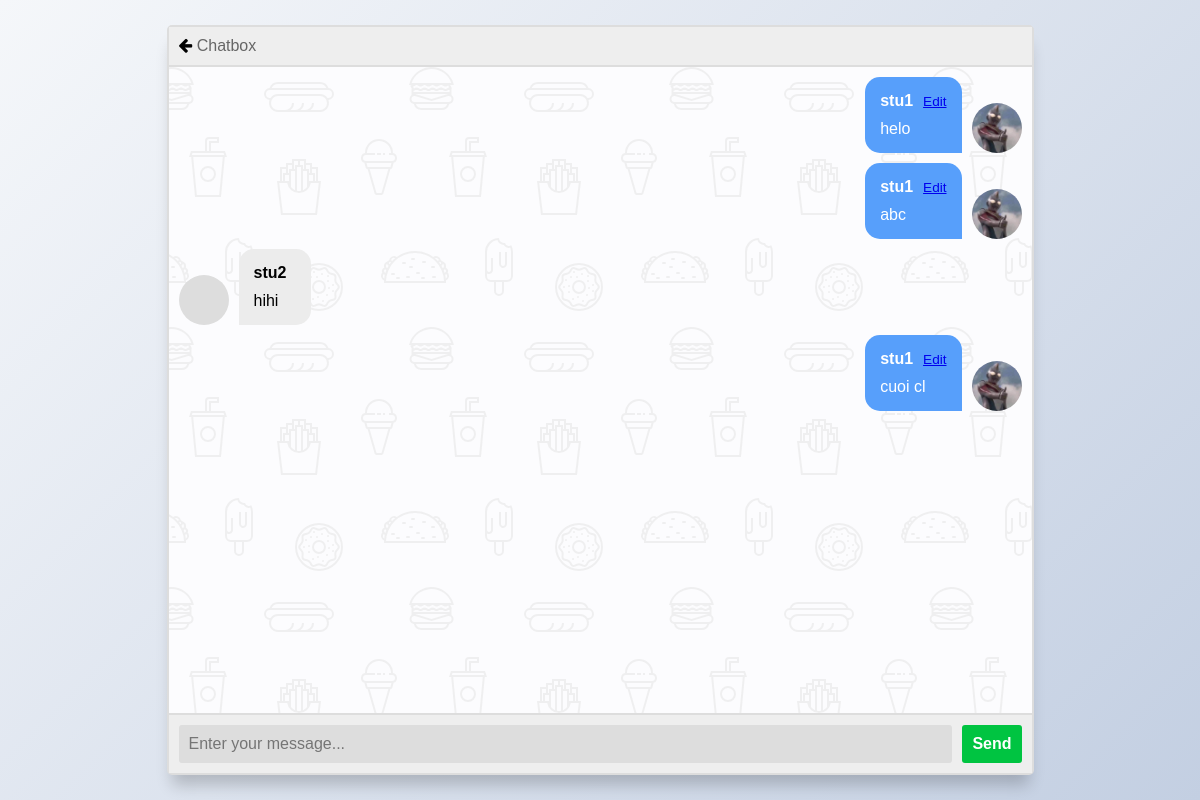
The page /pages/chat/chat.php?user=3 (signed in) on the database as committed earlier.
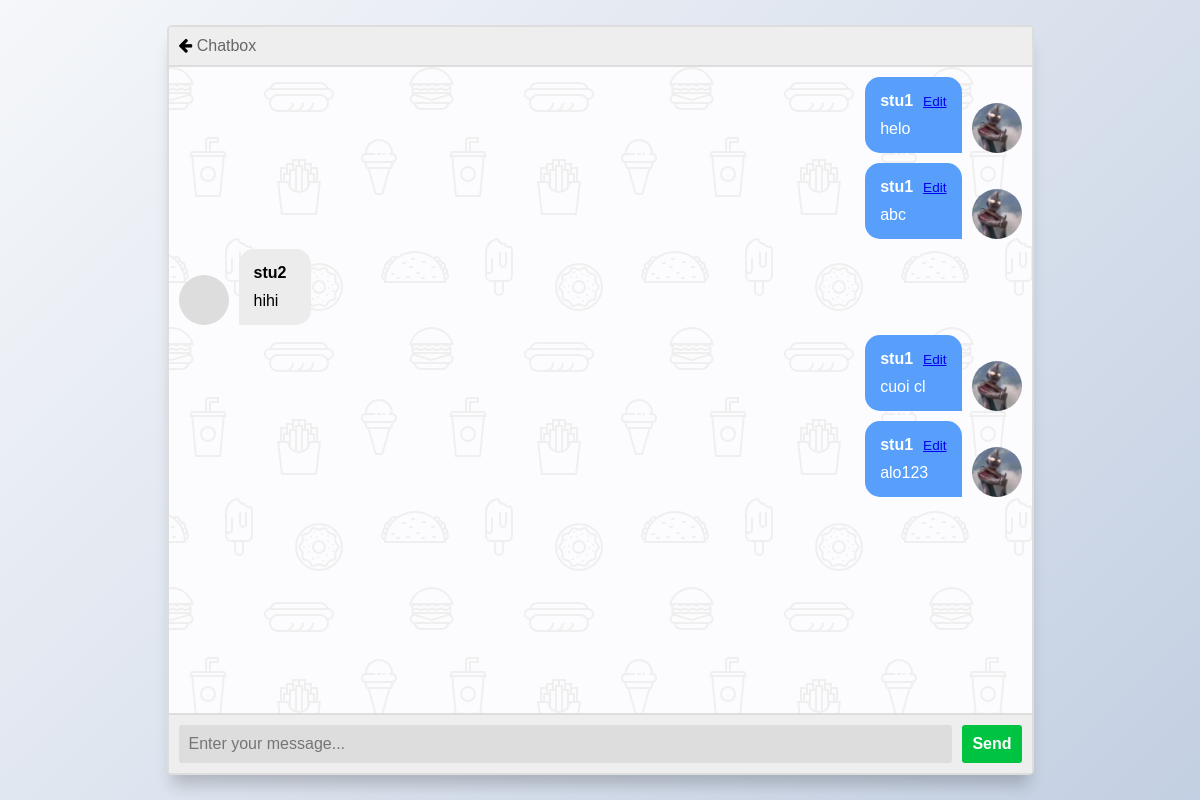
The same page on the database as committed later.
### tables this page shows
CREATE TABLE `message` (
  `mid` int(11) NOT NULL,
  `sid` int(11) NOT NULL,
  `send` varchar(255) NOT NULL,
  `sava` varchar(255) DEFAULT NULL,
  `rid` int(11) NOT NULL,
  `receive` varchar(255) NOT NULL,
  `rava` varchar(255) DEFAULT NULL,
  `mess` varchar(255) NOT NULL
);

### pages/chat/chat.php (the view, shortened to what this page needs)
<?php
    include_once "../../db.php";
    $recv = intval($_GET['user']);
    $send = $_SESSION['pid'];
    $mid = 0;
?>
<!DOCTYPE html>
<html lang="en">
<head>
    <link rel="stylesheet" href="chat.css">
    <link rel="stylesheet" href="https://cdnjs.cloudflare.com/ajax/libs/font-awesome/4.7.0/css/font-awesome.min.css">
</head>
<body>
    <section class="msger">
    <header class="msger-header">
        <div class="msger-header-title">
            <a href="../tables/basic-table.php" style="color:black"><i class="fa fa-arrow-left"></i></a>
            <i class="fas fa-comment-alt"></i>Chatbox
        </div>
        <div class="msger-header-options">
        <span><i class="fas fa-cog"></i></span>
        </div>
    </header>
    <main class="msger-chat">
        <?php
            $ka = $conn->prepare("SELECT * FROM message WHERE (sid=$recv OR sid=$send)");
            $ka->execute();
            while ($rt = $ka->fetch()) {
                if($rt['sid']==$recv && $rt['rid']==$send){
                    echo '<div class="msg left-msg">';
                    echo '<div class="msg-img" style="background-image: url(../../photo/'.$rt['sava'].')"></div>';
                    echo '<div class="msg-bubble">';
                    echo '<div class="msg-info">';
                    echo '<div class="msg-info-name">'.$rt['send'].'</div>';
                    echo '</div>';
                    echo '<div class="msg-text">'.$rt['mess'].'</div>';
                    echo '</div></div>';
                }
                if($rt['sid']==$send && $rt['rid']==$recv){
                    if($mid==$rt['mid']){
                        echo '<div class="msg right-msg">';
                        echo '<div class="msg-img" style="background-image: url(../../photo/'.$rt['sava'].')"></div>';
                        echo '<div class="msg-info">';
                        echo '<div class="msg-info-time"><a href="delete.php?user='.$recv.'&mid='.$rt['mid'].'">Dalete </a></div>';
                        echo '<form class="msger-inputarea" method="POST" action="editmess.php?mid='.$mid.'&user='.$recv.'">
                            <input type="text" class="msger-input" placeholder="Enter your message..." name="mess" value="'.$rt['mess'].'" required>
                            <button class="msger-send-btn">Change</button>
                        </form></div></div>';
                    }
                    else{
                        echo '<div class="msg right-msg">';
                        echo '<div class="msg-img" style="background-image: url(../../photo/'.$rt['sava'].')"></div>';
                        echo '<div class="msg-bubble">';
                        echo '<div class="msg-info">';
                        echo '<div class="msg-info-name">'.$rt['send'].'</div>';
                        echo '<div class="msg-info-time"><a href="chat.php?user='.$recv.'&mid='.$rt['mid'].'">Edit</a></div>';
                        echo '</div>';
                        echo '<div class="msg-text">'.$rt['mess'].'</div>';
                        echo '</div></div>';
                    }
                }
            }
        ?>
    </main>
    <form class="msger-inputarea" method="POST" action="sendmess.php?user=<?php echo $recv; ?>">
        <input type="text" class="msger-input" placeholder="Enter your message..." name="mess" required>
        <button class="msger-send-btn">Send</button>
    </form>
    </section>
</body>
</html>

### pages/chat/chat.css (style rules this page uses)
:root { --body-bg: linear-gradient(135deg, #f5f7fa 0%, #c3cfe2 100%); --msger-bg: #fff; --border: 2px solid #ddd; --left-msg-bg: #ececec; --right-msg-bg: #579ffb; }
html { box-sizing: border-box; }
*, *:before, *:after { margin: 0; padding: 0; box-sizing: inherit; }
body { display: flex; justify-content: center; align-items: center; height: 100vh; background-image: var(--body-bg); font-family: Helvetica, sans-serif; }
.msger { display: flex; flex-flow: column wrap; justify-content: space-between; width: 100%; max-width: 867px; margin: 25px 10px; height: calc(100% - 50px); border: var(--border); border-radius: 5px; background: var(--msger-bg); box-shadow: 0 15px 15px -5px rgba(0, 0, 0, 0.2); }
.msger-header { display: flex; justify-content: space-between; padding: 10px; border-bottom: var(--border); background: #eee; color: #666; }
.msger-chat { flex: 1; overflow-y: auto; padding: 10px; }
.msg { display: flex; align-items: flex-end; margin-bottom: 10px; }
.msg:last-of-type { margin: 0; }
.msg-img { width: 50px; height: 50px; margin-right: 10px; background: #ddd; background-repeat: no-repeat; background-position: center; background-size: cover; border-radius: 50%; }
.msg-bubble { max-width: 450px; padding: 15px; border-radius: 15px; background: var(--left-msg-bg); }
.msg-info { display: flex; justify-content: space-between; align-items: center; margin-bottom: 10px; }
.msg-info-name { margin-right: 10px; font-weight: bold; }
.msg-info-time { font-size: 0.85em; }
.left-msg .msg-bubble { border-bottom-left-radius: 0; }
.right-msg { flex-direction: row-reverse; }
.right-msg .msg-bubble { background: var(--right-msg-bg); color: #fff; border-bottom-right-radius: 0; }
.right-msg .msg-img { margin: 0 0 0 10px; }
.msger-inputarea { display: flex; padding: 10px; border-top: var(--border); background: #eee; }
.msger-inputarea * { padding: 10px; border: none; border-radius: 3px; font-size: 1em; }
.msger-input { flex: 1; background: #ddd; }
.msger-send-btn { margin-left: 10px; background: rgb(0, 196, 65); color: #fff; font-weight: bold; cursor: pointer; transition: background 0.23s; }
.msger-chat { background-color: #fcfcfe; }

Rows that differ between the two databases and show on the page:
added message: sava (picture), send "stu1", mess "alo123"
